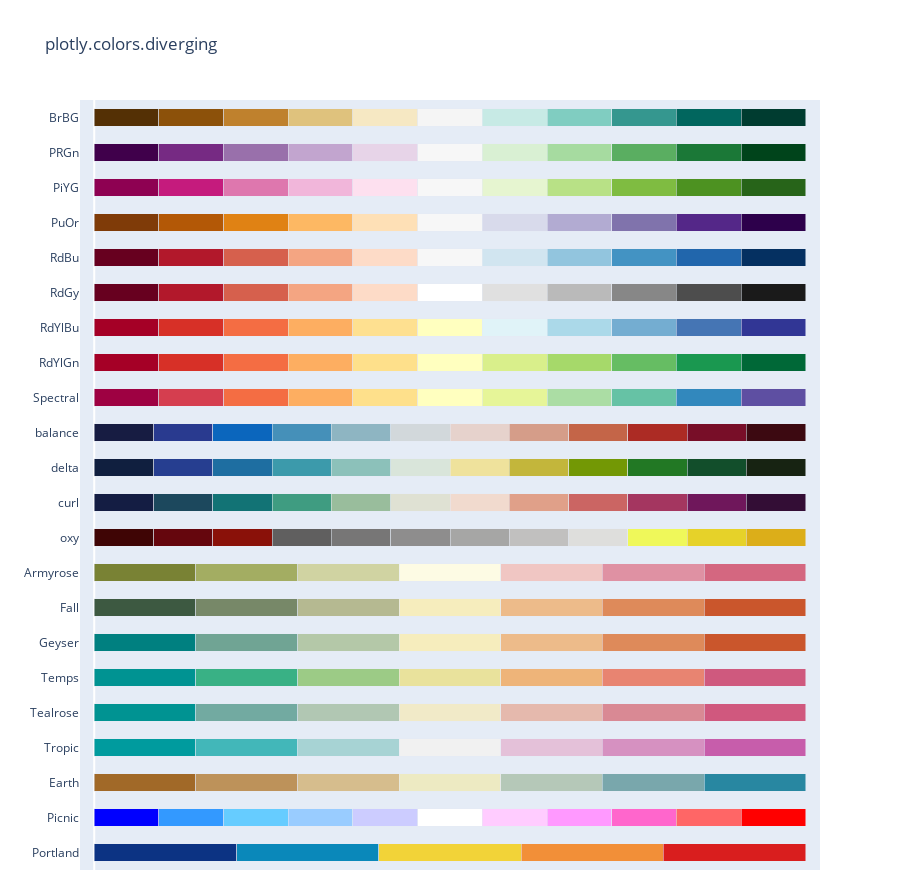

The code cell stored with this chart in its notebook:
### Code cell
fig = px.colors.diverging.swatches()
fig.show()

### Figure 1 — Plotly figure (JSON) as saved in the notebook; plotly's stock layout.template omitted (floating-point values rounded to 4 significant figures)
{"data": [{"customdata": [0, 1, 2, 3, 4], "hovertemplate": "%{y}[%{customdata}] = %{marker.color}<extra></extra>", "marker": {"color": ["rgb(12,51,131)", "rgb(10,136,186)", "rgb(242,211,56)", "rgb(242,143,56)", "rgb(217,30,30)"]}, "orientation": "h", "type": "bar", "x": [1, 1, 1, 1, 1], "y": ["Portland", "Portland", "Portland", "Portland", "Portland"]}, {"customdata": [0, 1, 2, 3, 4, 5, 6, 7, 8, 9, 10], "hovertemplate": "%{y}[%{customdata}] = %{marker.color}<extra></extra>", "marker": {"color": ["rgb(0,0,255)", "rgb(51,153,255)", "rgb(102,204,255)", "rgb(153,204,255)", "rgb(204,204,255)", "rgb(255,255,255)", "rgb(255,204,255)", "rgb(255,153,255)", "rgb(255,102,204)", "rgb(255,102,102)", "rgb(255,0,0)"]}, "orientation": "h", "type": "bar", "x": [1, 1, 1, 1, 1, 1, 1, 1, 1, 1, 1], "y": ["Picnic", "Picnic", "Picnic", "Picnic", "Picnic", "Picnic", "Picnic", "Picnic", "Picnic", "Picnic", "Picnic"]}, {"customdata": [0, 1, 2, 3, 4, 5, 6], "hovertemplate": "%{y}[%{customdata}] = %{marker.color}<extra></extra>", "marker": {"color": ["rgb(161, 105, 40)", "rgb(189, 146, 90)", "rgb(214, 189, 141)", "rgb(237, 234, 194)", "rgb(181, 200, 184)", "rgb(121, 167, 172)", "rgb(40, 135, 161)"]}, "orientation": "h", "type": "bar", "x": [1, 1, 1, 1, 1, 1, 1], "y": ["Earth", "Earth", "Earth", "Earth", "Earth", "Earth", "Earth"]}, {"customdata": [0, 1, 2, 3, 4, 5, 6], "hovertemplate": "%{y}[%{customdata}] = %{marker.color}<extra></extra>", "marker": {"color": ["rgb(0, 155, 158)", "rgb(66, 183, 185)", "rgb(167, 211, 212)", "rgb(241, 241, 241)", "rgb(228, 193, 217)", "rgb(214, 145, 193)", "rgb(199, 93, 171)"]}, "orientation": "h", "type": "bar", "x": [1, 1, 1, 1, 1, 1, 1], "y": ["Tropic", "Tropic", "Tropic", "Tropic", "Tropic", "Tropic", "Tropic"]}, {"customdata": [0, 1, 2, 3, 4, 5, 6], "hovertemplate": "%{y}[%{customdata}] = %{marker.color}<extra></extra>", "marker": {"color": ["rgb(0, 147, 146)", "rgb(114, 170, 161)", "rgb(177, 199, 179)", "rgb(241, 234, 200)", "rgb(229, 185, 173)", "rgb(217, 137, 148)", "rgb(208, 88, 126)"]}, "orientation": "h", "type": "bar", "x": [1, 1, 1, 1, 1, 1, 1], "y": ["Tealrose", "Tealrose", "Tealrose", "Tealrose", "Tealrose", "Tealrose", "Tealrose"]}, {"customdata": [0, 1, 2, 3, 4, 5, 6], "hovertemplate": "%{y}[%{customdata}] = %{marker.color}<extra></extra>", "marker": {"color": ["rgb(0, 147, 146)", "rgb(57, 177, 133)", "rgb(156, 203, 134)", "rgb(233, 226, 156)", "rgb(238, 180, 121)", "rgb(232, 132, 113)", "rgb(207, 89, 126)"]}, "orientation": "h", "type": "bar", "x": [1, 1, 1, 1, 1, 1, 1], "y": ["Temps", "Temps", "Temps", "Temps", "Temps", "Temps", "Temps"]}, {"customdata": [0, 1, 2, 3, 4, 5, 6], "hovertemplate": "%{y}[%{customdata}] = %{marker.color}<extra></extra>", "marker": {"color": ["rgb(0, 128, 128)", "rgb(112, 164, 148)", "rgb(180, 200, 168)", "rgb(246, 237, 189)", "rgb(237, 187, 138)", "rgb(222, 138, 90)", "rgb(202, 86, 44)"]}, "orientation": "h", "type": "bar", "x": [1, 1, 1, 1, 1, 1, 1], "y": ["Geyser", "Geyser", "Geyser", "Geyser", "Geyser", "Geyser", "Geyser"]}, {"customdata": [0, 1, 2, 3, 4, 5, 6], "hovertemplate": "%{y}[%{customdata}] = %{marker.color}<extra></extra>", "marker": {"color": ["rgb(61, 89, 65)", "rgb(119, 136, 104)", "rgb(181, 185, 145)", "rgb(246, 237, 189)", "rgb(237, 187, 138)", "rgb(222, 138, 90)", "rgb(202, 86, 44)"]}, "orientation": "h", "type": "bar", "x": [1, 1, 1, 1, 1, 1, 1], "y": ["Fall", "Fall", "Fall", "Fall", "Fall", "Fall", "Fall"]}, {"customdata": [0, 1, 2, 3, 4, 5, 6], "hovertemplate": "%{y}[%{customdata}] = %{marker.color}<extra></extra>", "marker": {"color": ["rgb(121, 130, 52)", "rgb(163, 173, 98)", "rgb(208, 211, 162)", "rgb(253, 251, 228)", "rgb(240, 198, 195)", "rgb(223, 145, 163)", "rgb(212, 103, 128)"]}, "orientation": "h", "type": "bar", "x": [1, 1, 1, 1, 1, 1, 1], "y": ["Armyrose", "Armyrose", "Armyrose", "Armyrose", "Armyrose", "Armyrose", "Armyrose"]}, {"customdata": [0, 1, 2, 3, 4, 5, 6, 7, 8, 9, 10, 11], "hovertemplate": "%{y}[%{customdata}] = %{marker.color}<extra></extra>", "marker": {"color": ["rgb(63, 5, 5)", "rgb(101, 6, 13)", "rgb(138, 17, 9)", "rgb(96, 95, 95)", "rgb(119, 118, 118)", "rgb(142, 141, 141)", "rgb(166, 166, 165)", "rgb(193, 192, 191)", "rgb(222, 222, 220)", "rgb(239, 248, 90)", "rgb(230, 210, 41)", "rgb(220, 174, 25)"]}, "orientation": "h", "type": "bar", "x": [1, 1, 1, 1, 1, 1, 1, 1, 1, 1, 1, 1], "y": ["oxy", "oxy", "oxy", "oxy", "oxy", "oxy", "oxy", "oxy", "oxy", "oxy", "oxy", "oxy"]}, {"customdata": [0, 1, 2, 3, 4, 5, 6, 7, 8, 9, 10, 11], "hovertemplate": "%{y}[%{customdata}] = %{marker.color}<extra></extra>", "marker": {"color": ["rgb(20, 29, 67)", "rgb(28, 72, 93)", "rgb(18, 115, 117)", "rgb(63, 156, 129)", "rgb(153, 189, 156)", "rgb(223, 225, 211)", "rgb(241, 218, 206)", "rgb(224, 160, 137)", "rgb(203, 101, 99)", "rgb(164, 54, 96)", "rgb(111, 23, 91)", "rgb(51, 13, 53)"]}, "orientation": "h", "type": "bar", "x": [1, 1, 1, 1, 1, 1, 1, 1, 1, 1, 1, 1], "y": ["curl", "curl", "curl", "curl", "curl", "curl", "curl", "curl", "curl", "curl", "curl", "curl"]}, {"customdata": [0, 1, 2, 3, 4, 5, 6, 7, 8, 9, 10, 11], "hovertemplate": "%{y}[%{customdata}] = %{marker.color}<extra></extra>", "marker": {"color": ["rgb(16, 31, 63)", "rgb(38, 62, 144)", "rgb(30, 110, 161)", "rgb(60, 154, 171)", "rgb(140, 193, 186)", "rgb(217, 229, 218)", "rgb(239, 226, 156)", "rgb(195, 182, 59)", "rgb(115, 152, 5)", "rgb(34, 120, 36)", "rgb(18, 78, 43)", "rgb(23, 35, 18)"]}, "orientation": "h", "type": "bar", "x": [1, 1, 1, 1, 1, 1, 1, 1, 1, 1, 1, 1], "y": ["delta", "delta", "delta", "delta", "delta", "delta", "delta", "delta", "delta", "delta", "delta", "delta"]}, {"customdata": [0, 1, 2, 3, 4, 5, 6, 7, 8, 9, 10, 11], "hovertemplate": "%{y}[%{customdata}] = %{marker.color}<extra></extra>", "marker": {"color": ["rgb(23, 28, 66)", "rgb(41, 58, 143)", "rgb(11, 102, 189)", "rgb(69, 144, 185)", "rgb(142, 181, 194)", "rgb(210, 216, 219)", "rgb(230, 210, 204)", "rgb(213, 157, 137)", "rgb(196, 101, 72)", "rgb(172, 43, 36)", "rgb(120, 14, 40)", "rgb(60, 9, 17)"]}, "orientation": "h", "type": "bar", "x": [1, 1, 1, 1, 1, 1, 1, 1, 1, 1, 1, 1], "y": ["balance", "balance", "balance", "balance", "balance", "balance", "balance", "balance", "balance", "balance", "balance", "balance"]}, {"customdata": [0, 1, 2, 3, 4, 5, 6, 7, 8, 9, 10], "hovertemplate": "%{y}[%{customdata}] = %{marker.color}<extra></extra>", "marker": {"color": ["rgb(158,1,66)", "rgb(213,62,79)", "rgb(244,109,67)", "rgb(253,174,97)", "rgb(254,224,139)", "rgb(255,255,191)", "rgb(230,245,152)", "rgb(171,221,164)", "rgb(102,194,165)", "rgb(50,136,189)", "rgb(94,79,162)"]}, "orientation": "h", "type": "bar", "x": [1, 1, 1, 1, 1, 1, 1, 1, 1, 1, 1], "y": ["Spectral", "Spectral", "Spectral", "Spectral", "Spectral", "Spectral", "Spectral", "Spectral", "Spectral", "Spectral", "Spectral"]}, {"customdata": [0, 1, 2, 3, 4, 5, 6, 7, 8, 9, 10], "hovertemplate": "%{y}[%{customdata}] = %{marker.color}<extra></extra>", "marker": {"color": ["rgb(165,0,38)", "rgb(215,48,39)", "rgb(244,109,67)", "rgb(253,174,97)", "rgb(254,224,139)", "rgb(255,255,191)", "rgb(217,239,139)", "rgb(166,217,106)", "rgb(102,189,99)", "rgb(26,152,80)", "rgb(0,104,55)"]}, "orientation": "h", "type": "bar", "x": [1, 1, 1, 1, 1, 1, 1, 1, 1, 1, 1], "y": ["RdYlGn", "RdYlGn", "RdYlGn", "RdYlGn", "RdYlGn", "RdYlGn", "RdYlGn", "RdYlGn", "RdYlGn", "RdYlGn", "RdYlGn"]}, {"customdata": [0, 1, 2, 3, 4, 5, 6, 7, 8, 9, 10], "hovertemplate": "%{y}[%{customdata}] = %{marker.color}<extra></extra>", "marker": {"color": ["rgb(165,0,38)", "rgb(215,48,39)", "rgb(244,109,67)", "rgb(253,174,97)", "rgb(254,224,144)", "rgb(255,255,191)", "rgb(224,243,248)", "rgb(171,217,233)", "rgb(116,173,209)", "rgb(69,117,180)", "rgb(49,54,149)"]}, "orientation": "h", "type": "bar", "x": [1, 1, 1, 1, 1, 1, 1, 1, 1, 1, 1], "y": ["RdYlBu", "RdYlBu", "RdYlBu", "RdYlBu", "RdYlBu", "RdYlBu", "RdYlBu", "RdYlBu", "RdYlBu", "RdYlBu", "RdYlBu"]}, {"customdata": [0, 1, 2, 3, 4, 5, 6, 7, 8, 9, 10], "hovertemplate": "%{y}[%{customdata}] = %{marker.color}<extra></extra>", "marker": {"color": ["rgb(103,0,31)", "rgb(178,24,43)", "rgb(214,96,77)", "rgb(244,165,130)", "rgb(253,219,199)", "rgb(255,255,255)", "rgb(224,224,224)", "rgb(186,186,186)", "rgb(135,135,135)", "rgb(77,77,77)", "rgb(26,26,26)"]}, "orientation": "h", "type": "bar", "x": [1, 1, 1, 1, 1, 1, 1, 1, 1, 1, 1], "y": ["RdGy", "RdGy", "RdGy", "RdGy", "RdGy", "RdGy", "RdGy", "RdGy", "RdGy", "RdGy", "RdGy"]}, {"customdata": [0, 1, 2, 3, 4, 5, 6, 7, 8, 9, 10], "hovertemplate": "%{y}[%{customdata}] = %{marker.color}<extra></extra>", "marker": {"color": ["rgb(103,0,31)", "rgb(178,24,43)", "rgb(214,96,77)", "rgb(244,165,130)", "rgb(253,219,199)", "rgb(247,247,247)", "rgb(209,229,240)", "rgb(146,197,222)", "rgb(67,147,195)", "rgb(33,102,172)", "rgb(5,48,97)"]}, "orientation": "h", "type": "bar", "x": [1, 1, 1, 1, 1, 1, 1, 1, 1, 1, 1], "y": ["RdBu", "RdBu", "RdBu", "RdBu", "RdBu", "RdBu", "RdBu", "RdBu", "RdBu", "RdBu", "RdBu"]}, {"customdata": [0, 1, 2, 3, 4, 5, 6, 7, 8, 9, 10], "hovertemplate": "%{y}[%{customdata}] = %{marker.color}<extra></extra>", "marker": {"color": ["rgb(127,59,8)", "rgb(179,88,6)", "rgb(224,130,20)", "rgb(253,184,99)", "rgb(254,224,182)", "rgb(247,247,247)", "rgb(216,218,235)", "rgb(178,171,210)", "rgb(128,115,172)", "rgb(84,39,136)", "rgb(45,0,75)"]}, "orientation": "h", "type": "bar", "x": [1, 1, 1, 1, 1, 1, 1, 1, 1, 1, 1], "y": ["PuOr", "PuOr", "PuOr", "PuOr", "PuOr", "PuOr", "PuOr", "PuOr", "PuOr", "PuOr", "PuOr"]}, {"customdata": [0, 1, 2, 3, 4, 5, 6, 7, 8, 9, 10], "hovertemplate": "%{y}[%{customdata}] = %{marker.color}<extra></extra>", "marker": {"color": ["rgb(142,1,82)", "rgb(197,27,125)", "rgb(222,119,174)", "rgb(241,182,218)", "rgb(253,224,239)", "rgb(247,247,247)", "rgb(230,245,208)", "rgb(184,225,134)", "rgb(127,188,65)", "rgb(77,146,33)", "rgb(39,100,25)"]}, "orientation": "h", "type": "bar", "x": [1, 1, 1, 1, 1, 1, 1, 1, 1, 1, 1], "y": ["PiYG", "PiYG", "PiYG", "PiYG", "PiYG", "PiYG", "PiYG", "PiYG", "PiYG", "PiYG", "PiYG"]}, {"customdata": [0, 1, 2, 3, 4, 5, 6, 7, 8, 9, 10], "hovertemplate": "%{y}[%{customdata}] = %{marker.color}<extra></extra>", "marker": {"color": ["rgb(64,0,75)", "rgb(118,42,131)", "rgb(153,112,171)", "rgb(194,165,207)", "rgb(231,212,232)", "rgb(247,247,247)", "rgb(217,240,211)", "rgb(166,219,160)", "rgb(90,174,97)", "rgb(27,120,55)", "rgb(0,68,27)"]}, "orientation": "h", "type": "bar", "x": [1, 1, 1, 1, 1, 1, 1, 1, 1, 1, 1], "y": ["PRGn", "PRGn", "PRGn", "PRGn", "PRGn", "PRGn", "PRGn", "PRGn", "PRGn", "PRGn", "PRGn"]}, {"customdata": [0, 1, 2, 3, 4, 5, 6, 7, 8, 9, 10], "hovertemplate": "%{y}[%{customdata}] = %{marker.color}<extra></extra>", "marker": {"color": ["rgb(84,48,5)", "rgb(140,81,10)", "rgb(191,129,45)", "rgb(223,194,125)", "rgb(246,232,195)", "rgb(245,245,245)", "rgb(199,234,229)", "rgb(128,205,193)", "rgb(53,151,143)", "rgb(1,102,94)", "rgb(0,60,48)"]}, "orientation": "h", "type": "bar", "x": [1, 1, 1, 1, 1, 1, 1, 1, 1, 1, 1], "y": ["BrBG", "BrBG", "BrBG", "BrBG", "BrBG", "BrBG", "BrBG", "BrBG", "BrBG", "BrBG", "BrBG"]}], "layout": {"bargap": 0.5, "barmode": "stack", "barnorm": "fraction", "height": 880, "margin": {"b": 10}, "showlegend": false, "title": {"text": "plotly.colors.diverging"}, "xaxis": {"range": [-0.02, 1.02], "showgrid": false, "showticklabels": false}}}
